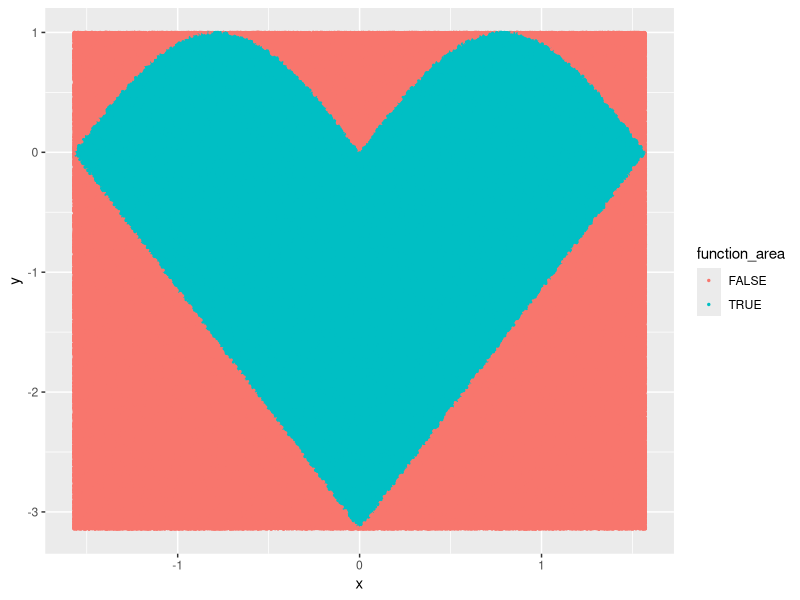

Recreate this plot in R.
## ---- chunk 1
knitr::opts_chunk$set(echo = TRUE)
library(ggplot2)
## ---- chunk 2
n <- 1e6
x <- runif(n, min =  -pi/2, max = pi/2)
y <- runif(n, min = -pi, max = 1)
## ---- chunk 3
function_area <- 2*abs(x) - pi - y <= 0 & abs(sin(2*x)) - y >= 0
## ---- chunk 4
points <- data.frame(x, y)
ggplot(points) +
    geom_point(aes(x = x, y = y, color = function_area), size = 0.5) 
## ---- chunk 5
mean(function_area) * (1 + pi) * (pi/2 + pi/2)
